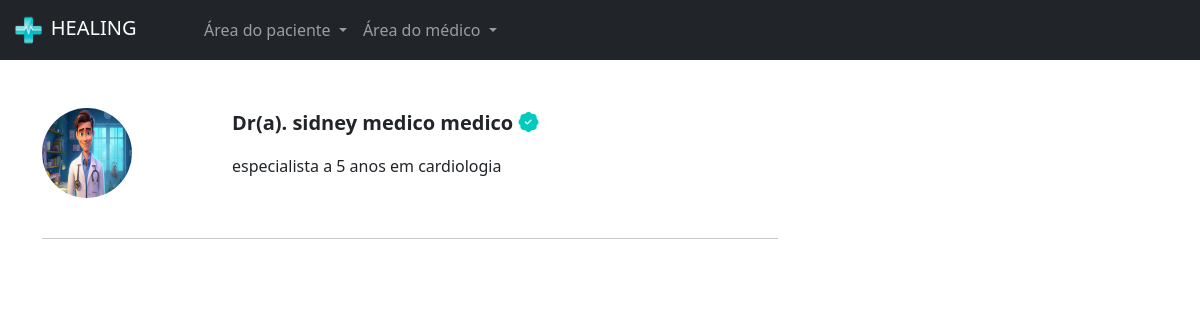
/pacientes/escolher_horario/15 (signed in), run on the app's committed database.
### medico/models.py (models this page shows, shortened)
class DadosMedico(models.Model):
    crm = models.CharField(max_length=30)
    nome = models.CharField(max_length=100)
    cep = models.CharField(max_length=15)
    rua = models.CharField(max_length=100)
    bairro = models.CharField(max_length=100)
    numero = models.IntegerField()
    rg = models.ImageField(upload_to='rgs')
    cedula_identidade_medica = models.ImageField(upload_to='cim')
    foto = models.ImageField(upload_to='fotos_perfil')
    descricao = models.TextField()
    valor_consulta = models.FloatField(default=100)
    user = models.ForeignKey(User, on_delete=models.DO_NOTHING)
    especialidade = models.ForeignKey(Especialidades, on_delete=models.DO_NOTHING)

### paciente/views.py (the view)
# urls.py: path('escolher_horario/<int:id_dados_medicos>', views.escolher_horario, name="escolher_horario"),
@login_required
def escolher_horario(request, id_dados_medicos):
    if request.method == "GET":
        medico = DadosMedico.objects.get(id=id_dados_medicos)
        datas_abertas = DatasAbertas.objects.filter(user=medico.user).filter(data__gte=datetime.now()).filter(agendado=False)
        return render(request, 'escolher_horario.html', {'medico': medico, 'datas_abertas': datas_abertas, 'is_medico': is_medico(request.user)})

### medico/models.py (called while the page is built)
def is_medico(user):
    return DadosMedico.objects.filter(user=user).exists()

### paciente/templates/escolher_horario.html (shortened to what this page needs)
{% extends "base.html" %}
{% load static %}
{% block 'head' %}
   <link rel="stylesheet" href="{% static 'medicos/css/abrir_horario.css' %}">
   <link rel="stylesheet" href="{% static 'usuarios/css/usuarios.css' %}">
   <link rel="stylesheet" href="{% static 'medicos/css/cadastro_medico.css' %}">
   <link rel="stylesheet" href="{% static 'pacientes/css/home.css' %}">
   <link rel="stylesheet" href="https://cdn.jsdelivr.net/npm/bootstrap-icons@1.11.3/font/bootstrap-icons.min.css">
{% endblock 'head' %}
{% block 'body' %}
{% include "partials/navbar.html" %}
   <div class="container">
       <br><br>
       <div class="row">
           <div class="col-md-8">
               <div class="row">
                   <div class="col-md-3">
                    {% if medico.foto %}
                        <img src="{{ medico.foto.url }}" class="foto-perfil-card" alt="Foto do médico">
                    {% else %}
                        <img src="{% static 'geral/img/logo.png' %}" class="foto-perfil-card" alt="Imagem padrão">
                    {% endif %}
                    </div>
                   <div class="col-md">
                       <p style="font-size: 20px" class="p-bold">Dr(a). {{medico.nome}}  <i class="bi bi-patch-check-fill icon-main"></i></p>
                       <p>{{medico.descricao}}</p>
                   </div>
               </div>
               <br>
               <hr>
           </div>
           <div class="col-md-4">
           </div>
       </div>
   </div>
{% endblock 'body' %}

### templates/static/geral/css/base.css (style rules this page uses)
:root { --main-color: #00CCBE;--dark-color: #09A6A3;--contrast-color: #FFD686; }
.p-bold { font-weight: bold; }

### templates/static/pacientes/css/home.css (style rules this page uses)
.foto-perfil-card { width: 90px; height: 90px; border-radius: 45px; }
.icon-main { color: var(--main-color); }

### data on the page
DadosMedico: foto (picture), nome "sidney medico medico", descricao "especialista a 5 anos em cardiologia"
